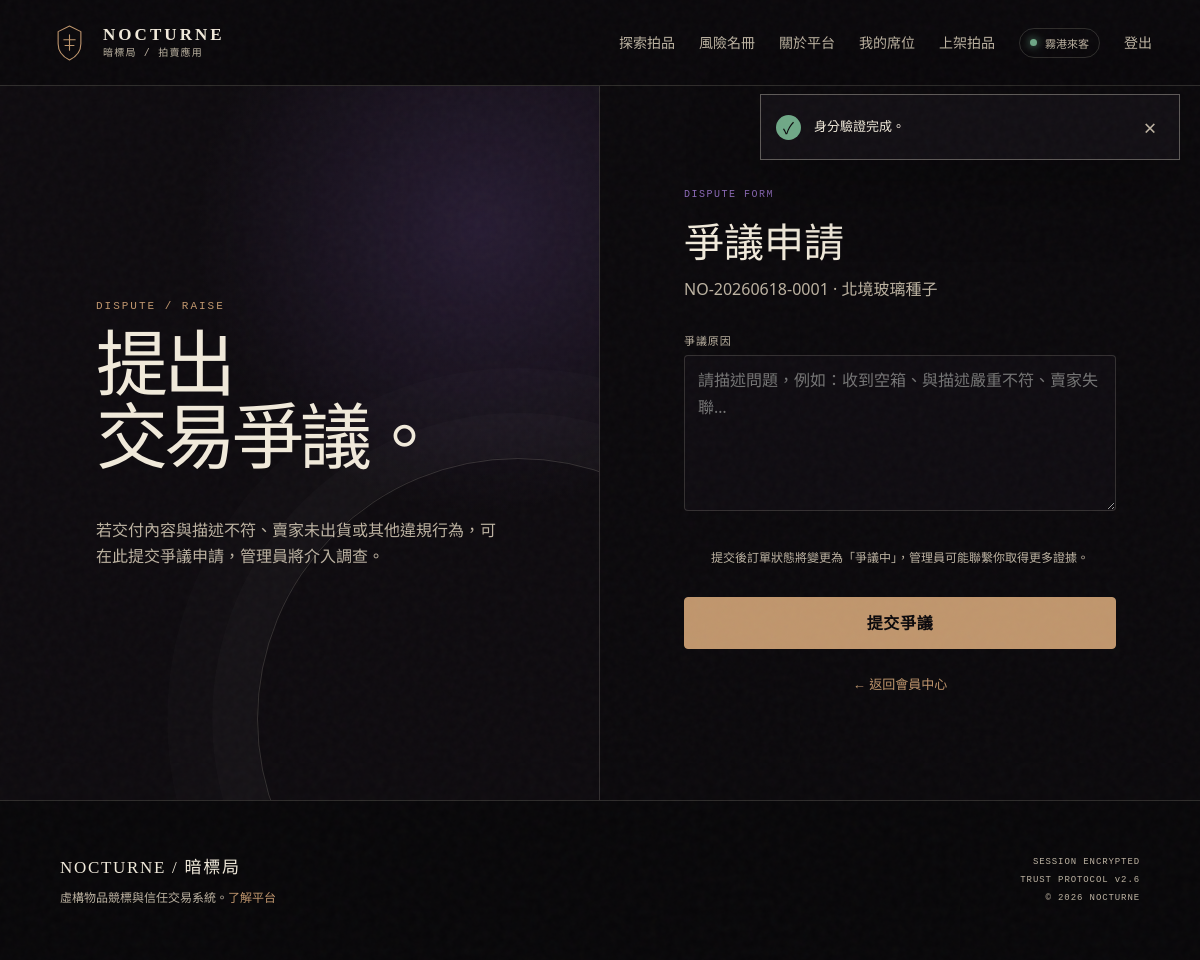
The page /index.php?page=buyer-dispute&order_id=1 (signed in) on the database its author committed.
### tables this page shows
CREATE TABLE orders (
    id BIGINT UNSIGNED AUTO_INCREMENT PRIMARY KEY,
    order_no VARCHAR(32) NOT NULL,
    auction_id BIGINT UNSIGNED NOT NULL,
    buyer_id BIGINT UNSIGNED NOT NULL,
    seller_id BIGINT UNSIGNED NOT NULL,
    final_price DECIMAL(12,2) UNSIGNED NOT NULL,
    platform_fee DECIMAL(12,2) UNSIGNED NOT NULL DEFAULT 0,
    status ENUM('pending_payment', 'pending_delivery', 'completed', 'disputed', 'cancelled', 'refunded') NOT NULL DEFAULT 'pending_payment',
    payment_due_at DATETIME NULL,
    completed_at DATETIME NULL,
    created_at DATETIME NOT NULL DEFAULT CURRENT_TIMESTAMP,
    updated_at DATETIME NOT NULL DEFAULT CURRENT_TIMESTAMP ON UPDATE CURRENT_TIMESTAMP,
    UNIQUE KEY uq_orders_order_no (order_no),
    UNIQUE KEY uq_orders_auction (auction_id),
    KEY idx_orders_buyer_status (buyer_id, status),
    KEY idx_orders_seller_status (seller_id, status),
    KEY idx_orders_created_status (created_at, status),
    CONSTRAINT fk_orders_auction FOREIGN KEY (auction_id) REFERENCES auctions(id),
    CONSTRAINT fk_orders_buyer FOREIGN KEY (buyer_id) REFERENCES users(id),
    CONSTRAINT fk_orders_seller FOREIGN KEY (seller_id) REFERENCES users(id),
    CONSTRAINT chk_orders_price CHECK (final_price > 0)
);

CREATE TABLE users (
    id BIGINT UNSIGNED AUTO_INCREMENT PRIMARY KEY,
    username VARCHAR(40) NOT NULL,
    email VARCHAR(190) NOT NULL,
    password_hash VARCHAR(255) NOT NULL,
    avatar_path VARCHAR(255) NULL,
    credit_score TINYINT UNSIGNED NOT NULL DEFAULT 80,
    status ENUM('pending', 'active', 'suspended', 'banned') NOT NULL DEFAULT 'active',
    email_verified_at DATETIME NULL,
    last_login_at DATETIME NULL,
    created_at DATETIME NOT NULL DEFAULT CURRENT_TIMESTAMP,
    updated_at DATETIME NOT NULL DEFAULT CURRENT_TIMESTAMP ON UPDATE CURRENT_TIMESTAMP,
    UNIQUE KEY uq_users_email (email),
    UNIQUE KEY uq_users_username (username),
    KEY idx_users_status_credit (status, credit_score),
    CONSTRAINT chk_users_credit CHECK (credit_score BETWEEN 0 AND 100)
);

CREATE TABLE auctions (
    id BIGINT UNSIGNED AUTO_INCREMENT PRIMARY KEY,
    seller_id BIGINT UNSIGNED NOT NULL,
    category_id SMALLINT UNSIGNED NOT NULL,
    reviewed_by BIGINT UNSIGNED NULL,
    lot_no VARCHAR(24) NOT NULL,
    title VARCHAR(120) NOT NULL,
    slug VARCHAR(160) NOT NULL,
    description TEXT NOT NULL,
    provenance TEXT NULL,
    starting_price DECIMAL(12,2) UNSIGNED NOT NULL,
    current_price DECIMAL(12,2) UNSIGNED NOT NULL,
    reserve_price DECIMAL(12,2) UNSIGNED NULL,
    min_increment DECIMAL(12,2) UNSIGNED NOT NULL DEFAULT 100.00,
    risk_level ENUM('low', 'suspicious', 'dangerous', 'prohibited') NOT NULL DEFAULT 'suspicious',
    ai_risk_suggestion JSON NULL,
    status ENUM('draft', 'pending_review', 'approved', 'active', 'ended', 'rejected', 'cancelled', 'unsold') NOT NULL DEFAULT 'draft',
    featured BOOLEAN NOT NULL DEFAULT FALSE,
    start_at DATETIME NOT NULL,
    end_at DATETIME NOT NULL,
    reviewed_at DATETIME NULL,
    rejection_reason VARCHAR(500) NULL,
    created_at DATETIME NOT NULL DEFAULT CURRENT_TIMESTAMP,
    updated_at DATETIME NOT NULL DEFAULT CURRENT_TIMESTAMP ON UPDATE CURRENT_TIMESTAMP,
    UNIQUE KEY uq_auctions_lot_no (lot_no),
    UNIQUE KEY uq_auctions_slug (slug),
    KEY idx_auctions_browse (status, end_at, risk_level),
    KEY idx_auctions_category_price (category_id, current_price),
    KEY idx_auctions_seller (seller_id, status),
    FULLTEXT KEY ftx_auctions_search (title, description, provenance),
    CONSTRAINT fk_auctions_seller FOREIGN KEY (seller_id) REFERENCES users(id),
    CONSTRAINT fk_auctions_category FOREIGN KEY (category_id) REFERENCES categories(id),
    CONSTRAINT fk_auctions_reviewer FOREIGN KEY (reviewed_by) REFERENCES users(id) ON DELETE SET NULL,
    CONSTRAINT chk_auctions_times CHECK (end_at > start_at),
    CONSTRAINT chk_auctions_prices CHECK (starting_price > 0 AND current_price >= starting_price AND min_increment > 0)
);

### app/Core/View.php (called while the page is built, shortened)
<?php
final class View
{
    public static function render(string $template, array $data = [], string $layout = 'layouts/main'): void
    {
        $root = dirname(__DIR__, 2) . '/views/';
        $templateFile = $root . $template . '.php';
        $layoutFile = $root . $layout . '.php';
        extract($data, EXTR_SKIP);
        require $templateFile;
        $content = (string) ob_get_clean();
        require $layoutFile;
    }
}

### app/Controllers/BuyerController.php (called while the page is built, shortened)
<?php
final class BuyerController
{
    public function disputeForm(): void
    {
        $orderId = filter_input(INPUT_GET, 'order_id', FILTER_VALIDATE_INT) ?: 0;
        $order = (new Order())->find($orderId);
        View::render('buyer/dispute', [
            'pageTitle' => '提出爭議',
            'order' => $order,
        ]);
    }
}

### public/index.php (called while the page is built, shortened)
<?php
$page = (string) ($_GET['page'] ?? 'home');
$method = $_SERVER['REQUEST_METHOD'] ?? 'GET';
$routes = [
    'GET' => [
        'home' => [HomeController::class, 'index'],
        'about' => [HomeController::class, 'about'],
        'auction' => [AuctionController::class, 'show'],
        'wanted' => [HomeController::class, 'wanted'],
        'login' => [AuthController::class, 'loginForm'],
        'register' => [AuthController::class, 'registerForm'],
        'buyer' => [BuyerController::class, 'index'],
        'buyer-payment' => [BuyerController::class, 'payment'],
        'buyer-dispute' => [BuyerController::class, 'disputeForm'],
        'buyer-review' => [BuyerController::class, 'reviewForm'],
        'seller' => [SellerController::class, 'index'],
        'admin' => [AdminController::class, 'index'],
        'admin-disputes' => [AdminController::class, 'disputes'],
        'admin-logs' => [AdminController::class, 'logs'],
        'admin-export' => [AdminController::class, 'export'],
        'upload' => [UploadController::class, 'show'],
    ],
    'POST' => [
        'login' => [AuthController::class, 'login'],
        'register' => [AuthController::class, 'register'],
        'logout' => [AuthController::class, 'logout'],
        'bid' => [AuctionController::class, 'bid'],
        'watch' => [AuctionController::class, 'watch'],
        'buyer-pay' => [BuyerController::class, 'pay'],
        'buyer-dispute-submit' => [BuyerController::class, 'dispute'],
        'buyer-review-submit' => [BuyerController::class, 'review'],
        'seller-create' => [SellerController::class, 'create'],
        'seller-delivery' => [SellerController::class, 'updateDelivery'],
        'ai-description' => [SellerController::class, 'aiDescription'],
        'admin-review' => [AdminController::class, 'review'],
        'admin-dispute-resolve' => [AdminController::class, 'resolveDispute'],
        'admin-announce' => [AdminController::class, 'announce'],
    ],
];
[$controller, $action] = $routes[$method][$page];
(new $controller())->{$action}();

### app/Models/Order.php (called while the page is built, shortened)
<?php
final class Order
{
    public function find(int $id): ?array
    {
        $pdo = Database::connection();
        $statement = $pdo->prepare(
            'SELECT o.*, a.title, a.slug, u.username AS seller_name, bu.username AS buyer_name
             FROM orders o
             JOIN auctions a ON a.id = o.auction_id
             JOIN users u ON u.id = o.seller_id
             JOIN users bu ON bu.id = o.buyer_id
             WHERE o.id = :id LIMIT 1'
        );
        $statement->execute(['id' => $id]);
        return $statement->fetch() ?: null;
    }
}

### app/Core/helpers.php (called while the page is built, shortened)
<?php
function e(mixed $value): string
{
    return htmlspecialchars((string) $value, ENT_QUOTES | ENT_SUBSTITUTE, 'UTF-8');
}
function url(string $page = 'home', array $params = []): string
{
    return 'index.php?' . http_build_query(array_merge(['page' => $page], $params));
}
function asset(string $path): string
{
    return 'assets/' . ltrim($path, '/');
}
function current_user(): ?array
{
    return Auth::user();
}
function flash(string $key, ?string $message = null): ?string
{
    $value = $_SESSION['_flash'][$key] ?? null;
    return $value;
}

### app/Core/Auth.php (called while the page is built, shortened)
<?php
final class Auth
{
    public static function user(): ?array
    {
        if (isset($_SESSION['auth_user']) && is_array($_SESSION['auth_user'])) {
            return $_SESSION['auth_user'];
        }
        $user = (new User())->findWithRoles((int) $_SESSION['user_id']);
        return $user;
    }
    public static function hasRole(string $role): bool
    {
        $user = self::user();
        return $user !== null && in_array($role, $user['roles'] ?? [], true);
    }
}

### views/buyer/dispute.php (the view, shortened to what this page needs)
<section class="auth-shell">
    <div class="auth-aside">
        <span class="section-code">DISPUTE / RAISE</span>
        <h1>提出<br>交易爭議。</h1>
        <p>若交付內容與描述不符、賣家未出貨或其他違規行為，可在此提交爭議申請，管理員將介入調查。</p>
    </div>
    <div class="auth-card">
        <div class="auth-heading"><span>DISPUTE FORM</span><h2>爭議申請</h2><p><?= e($order['order_no'] ?? '#'.$order['id']) ?> · <?= e($order['title']) ?></p></div>
        <form method="post" action="<?= e(url('buyer-dispute-submit')) ?>" class="stack-form">
            <label><span>爭議原因</span><textarea name="reason" rows="5" minlength="5" placeholder="請描述問題，例如：收到空箱、與描述嚴重不符、賣家失聯…" required></textarea></label>
            <p class="form-note">提交後訂單狀態將變更為「爭議中」，管理員可能聯繫你取得更多證據。</p>
            <button class="button button-full" type="submit">提交爭議</button>
        </form>
        <p class="auth-switch"><a href="<?= e(url('buyer')) ?>">← 返回會員中心</a></p>
    </div>
</section>

### views/layouts/main.php (shortened to what this page needs)
<?php
$user = current_user();
$currentPage = (string) ($_GET['page'] ?? 'home');
$browseActive = in_array($currentPage, ['home', 'auction'], true);
$successMessage = flash('success');
$errorMessage = flash('error');
?>
<!doctype html>
<html lang="zh-Hant">
<head>
    <link rel="stylesheet" href="<?= e(asset('css/style.css')) ?>">
</head>
<body data-page="<?= e($currentPage) ?>">
    <header class="site-header">
        <a class="brand" href="<?= e(url('home')) ?>" aria-label="NOCTURNE 暗標局首頁">
            <span class="brand-mark" aria-hidden="true">
                <svg viewBox="0 0 48 48" role="img"><path d="M24 3 38 10v15c0 9-5.7 16-14 20C15.7 41 10 34 10 25V10L24 3Z"/><path d="M17 20h14M18.5 27h11M24 14v19"/></svg>
            </span>
            <span><strong>NOCTURNE</strong><small>暗標局 / 拍賣應用</small></span>
        </a>
        <nav id="primary-nav" class="primary-nav" aria-label="主要導覽">
            <a href="<?= e(url('home')) ?>" <?= $browseActive ? 'aria-current="page"' : '' ?>>探索拍品</a>
            <a href="<?= e(url('wanted')) ?>" <?= $currentPage === 'wanted' ? 'aria-current="page"' : '' ?>>風險名冊</a>
            <a href="<?= e(url('about')) ?>" <?= $currentPage === 'about' ? 'aria-current="page"' : '' ?>>關於平台</a>
            <?php if ($user): ?>
                <a href="<?= e(url('buyer')) ?>" <?= $currentPage === 'buyer' ? 'aria-current="page"' : '' ?>>我的席位</a>
                <a href="<?= e(url('seller')) ?>" <?= $currentPage === 'seller' ? 'aria-current="page"' : '' ?>>上架拍品</a>
                <span class="user-chip"><span aria-hidden="true"></span><?= e($user['username']) ?></span>
                <form method="post" action="<?= e(url('logout')) ?>">
                    <button class="nav-signout" type="submit">登出</button>
                </form>
            <?php else: ?>
                <a href="<?= e(url('login')) ?>">登入</a>
                <a class="button button-small" href="<?= e(url('register')) ?>">取得席位</a>
            <?php endif; ?>
        </nav>
    </header>
    <?php if ($successMessage || $errorMessage): ?>
        <div class="toast-wrap" aria-live="polite">
            <div class="toast <?= $errorMessage ? 'toast-error' : 'toast-success' ?>">
                <span aria-hidden="true"><?= $errorMessage ? '!' : '✓' ?></span>
                <p><?= e($errorMessage ?: $successMessage) ?></p>
                <button type="button" aria-label="關閉通知" data-dismiss-toast>×</button>
            </div>
        </div>
    <?php endif; ?>
    <main id="main-content">
        <?= $content ?>
    </main>
    <footer class="site-footer">
        <div>
            <a class="footer-brand" href="<?= e(url('home')) ?>">NOCTURNE / 暗標局</a>
            <p>虛構物品競標與信任交易系統。<a href="<?= e(url('about')) ?>">了解平台</a></p>
        </div>
        <div class="footer-meta">
            <span>SESSION ENCRYPTED</span>
            <span>TRUST PROTOCOL v2.6</span>
            <span>© <?= date('Y') ?> NOCTURNE</span>
        </div>
    </footer>
</body>
</html>

### rows shown on the page
orders: buyer.username "霧港來客", order_no "NO-20260618-0001", auction.title "北境玻璃種子"

### other values the page prints
$errorMessage ?: $successMessage "身分驗證完成。"
